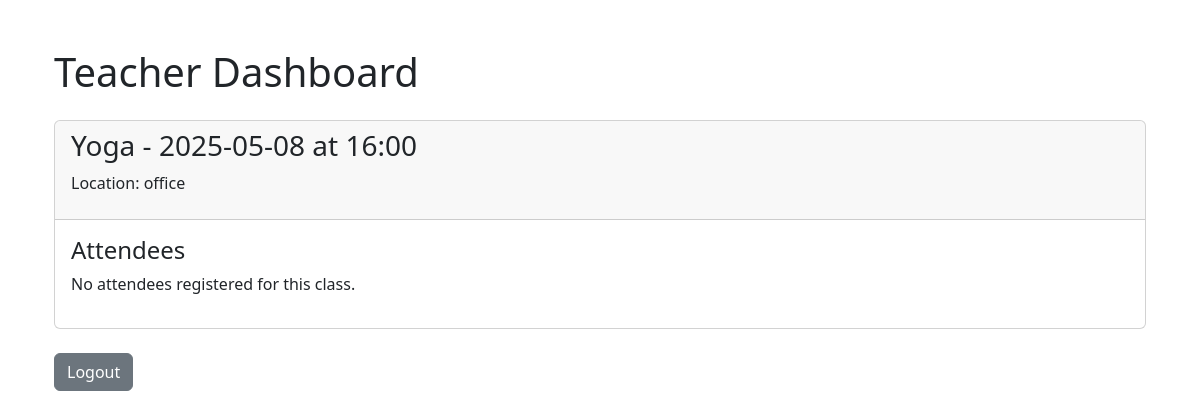
Before: /teacher/dashboard (signed in) with the older database file.
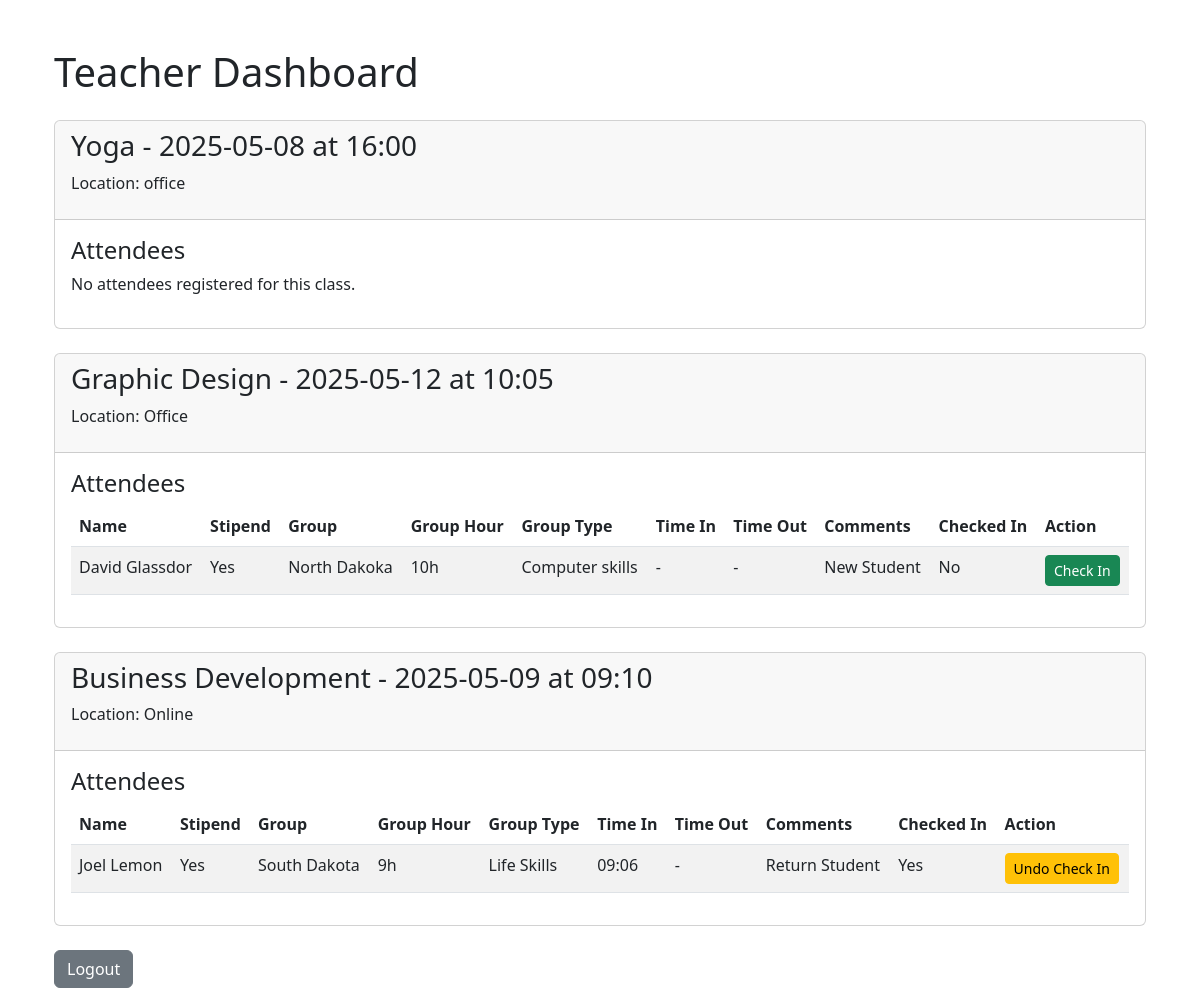
After: the same page with the newer database file.
### models.py (models this page shows)
class Class(db.Model):
    id = db.Column(db.Integer, primary_key=True)
    name = db.Column(db.String(100), nullable=False)
    date = db.Column(db.Date, nullable=False)
    time = db.Column(db.Time, nullable=False)
    teacher_id = db.Column(db.Integer, db.ForeignKey('user.id'), nullable=False)
    location = db.Column(db.String(100), nullable=False)
    attendees = db.relationship('Attendee', backref='class_ref', lazy=True, cascade="all, delete-orphan")

class Attendee(db.Model):
    id = db.Column(db.Integer, primary_key=True)
    name = db.Column(db.String(100), nullable=False)
    stipend = db.Column(db.Boolean, default=False)
    group = db.Column(db.String(50), nullable=True)
    comments = db.Column(db.String(200), nullable=True)
    checked_in = db.Column(db.Boolean, default=False)
    class_id = db.Column(db.Integer, db.ForeignKey('class.id'), nullable=False)
    group_hour = db.Column(db.String(50), nullable=True)  # e.g., "1 hr" or "10:00 AM"
    group_type = db.Column(db.String(50), nullable=True)  # e.g., "Beginners", "Advanced"
    time_in = db.Column(db.Time, nullable=True)  # Check-in time
    time_out = db.Column(db.Time, nullable=True)  # Check-out time

### routes/teacher.py (the view)
@bp.route('/teacher/dashboard')
@login_required
def dashboard():
    if current_user.role != 'teacher':
        flash('Access denied: Teachers only.', 'danger')
        return redirect(url_for('auth.login'))
    classes = Class.query.filter_by(teacher_id=current_user.id).all()
    return render_template('dashboard_teacher.html', classes=classes)

### app.py (called while the page is built)
@login_manager.user_loader
def load_user(user_id):
    from models import User
    return User.query.get(int(user_id))

### templates/dashboard_teacher.html (shortened to what this page needs)
{% extends 'base.html' %}
{% block content %}
<div class="container mt-5">
    <h1 class="mb-4">Teacher Dashboard</h1>
    {% if classes %}
        {% for class_ in classes %}
            <div class="card mb-4">
                <div class="card-header">
                    <h3>{{ class_.name }} - {{ class_.date.strftime('%Y-%m-%d') }} at {{ class_.time.strftime('%H:%M') }}</h3>
                    <p>Location: {{ class_.location }}</p>
                </div>
                <div class="card-body">
                    <h4>Attendees</h4>
                    {% if class_.attendees %}
                        <table class="table table-striped">
                            <thead>
                                <tr>
                                    <th>Name</th>
                                    <th>Stipend</th>
                                    <th>Group</th>
                                    <th>Group Hour</th>
                                    <th>Group Type</th>
                                    <th>Time In</th>
                                    <th>Time Out</th>
                                    <th>Comments</th>
                                    <th>Checked In</th>
                                    <th>Action</th>
                                </tr>
                            </thead>
                            <tbody>
                                {% for attendee in class_.attendees %}
                                    <tr>
                                        <td>{{ attendee.name }}</td>
                                        <td>{{ 'Yes' if attendee.stipend else 'No' }}</td>
                                        <td>{{ attendee.group or '-' }}</td>
                                        <td>{{ attendee.group_hour or '-' }}</td>
                                        <td>{{ attendee.group_type or '-' }}</td>
                                        <td>{{ attendee.time_in.strftime('%H:%M') if attendee.time_in else '-' }}</td>
                                        <td>{{ attendee.time_out.strftime('%H:%M') if attendee.time_out else '-' }}</td>
                                        <td>{{ attendee.comments or '-' }}</td>
                                        <td>{{ 'Yes' if attendee.checked_in else 'No' }}</td>
                                        <td>
                                            <form action="{{ url_for('teacher.check_in', attendee_id=attendee.id) }}" method="POST">
                                                <button type="submit" class="btn btn-sm {{ 'btn-success' if not attendee.checked_in else 'btn-warning' }}">
                                                    {{ 'Check In' if not attendee.checked_in else 'Undo Check In' }}
                                                </button>
                                            </form>
                                        </td>
                                    </tr>
                                {% endfor %}
                            </tbody>
                        </table>
                    {% else %}
                        <p>No attendees registered for this class.</p>
                    {% endif %}
                </div>
            </div>
        {% endfor %}
    {% else %}
        <p>No classes assigned to you.</p>
    {% endif %}
    <a href="{{ url_for('auth.logout') }}" class="btn btn-secondary">Logout</a>
</div>
{% endblock %}

Changed rows visible on the page:
added Class: name "Graphic Design", date "2025-05-12", time "10:05", location "Office"
added Attendee: name "David Glassdor", stipend "Yes", group "North Dakoka", group_hour "10h", group_type "Computer skills", time_in "-", time_out "-", comments "New Student", checked_in "No", checked_in "Check In", shown under "Graphic Design"
added Class: name "Business Development", date "2025-05-09", time "09:10", location "Online"
added Attendee: name "Joel Lemon", stipend "Yes", group "South Dakota", group_hour "9h", group_type "Life Skills", time_in "09:06", time_out "-", comments "Return Student", checked_in "Yes", checked_in "Undo Check In", shown under "Business Development"
